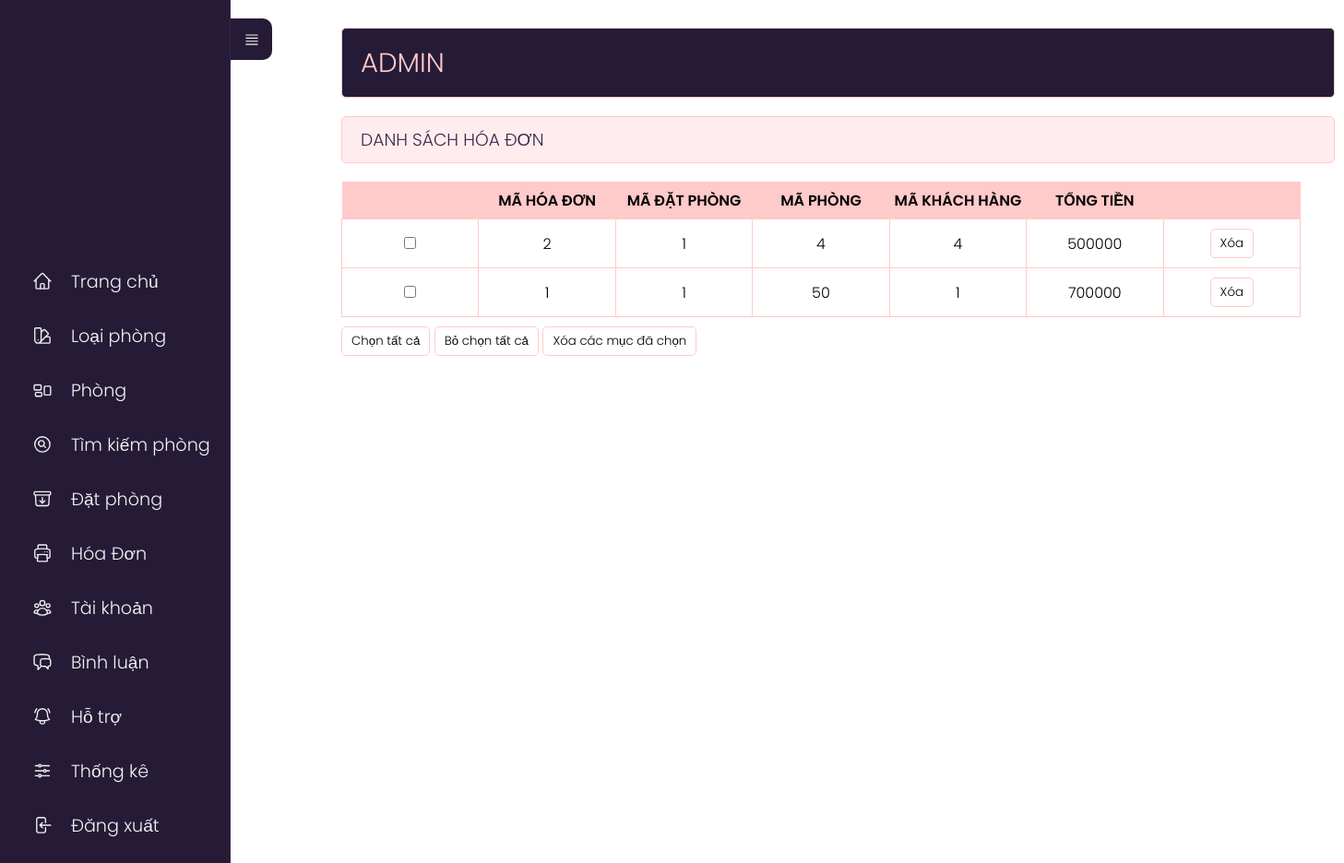
/admin/index.php?act=listhd, run on the app's committed database.
### tables this page shows
CREATE TABLE `hoadon` (
  `id_bill` int(11) NOT NULL,
  `id_order` int(11) NOT NULL,
  `id_phong` int(10) NOT NULL,
  `id_user` int(11) NOT NULL,
  `tongtien` int(11) NOT NULL
);

### model/pdo.php (called while the page is built, shortened)
<?php
function pdo_get_connection(){
    $dburl = "mysql:host=localhost;dbname=khachsan;charset=utf8";
    $user = 'root';
    $password = '';
    $conn = new PDO($dburl, $user, $password);
    $conn->setAttribute(PDO::ATTR_ERRMODE, PDO::ERRMODE_EXCEPTION);
    return $conn;
}
function pdo_query($sql){
    $sql_args = array_slice(func_get_args(), 1);
    try{
        $conn = pdo_get_connection();
        $stmt = $conn->prepare($sql);
        $stmt->execute($sql_args);
        $rows = $stmt->fetchAll();
        return $rows;
    }
    catch(PDOException $e){
        throw $e;
    }
    finally{
        unset($conn);
    }
}

### model/hoadon.php (called while the page is built, shortened)
<?php
 function loadall_hoadon(){
    $query="SELECT * FROM hoadon order by id_bill desc";
    $listhd=pdo_query($query);
    return $listhd;
}
?>

### admin/hoadon/list.php (the view)
<div class="row">
    <div class="row mb headeradmin" style="width:148%;">
        <h1 style="padding: 15px 0;">ADMIN </h1>
    </div>
    <div class="row formtittle" style="width:148%;">
        <h3>DANH SÁCH HÓA ĐƠN</h3>
    </div>
    <div class="row formcontent" style="width:1040px;">
        <form action="" method="post">
            <div class="row mb10 formdshanghoa" style="width:100%">
                <table>
                    <tr>
                        <th></th>
                        <th>MÃ HÓA ĐƠN</th>
                        <th>MÃ ĐẶT PHÒNG</th>
                        <th>MÃ PHÒNG</th>
                        <th>MÃ KHÁCH HÀNG</th>
                        <th>TỔNG TIỀN</th>
                        <th style="background-color: #FFCACA;"></th>
                    </tr>
                    <?php foreach ($listhoadon as $hoadon) {?>
                        <?php extract($hoadon);?>
                        <?php $xoahd = "index.php?act=xoahd&id=" . $id_bill;?>
                        <tr>
                                        <td><input type="checkbox" name="name"></td>
                                        <td><?php echo  $id_bill ?></td>
                                        <td><?php echo   $id_order ?></td>
                                        <td><?php echo   $id_phong ?></td>
                                        <td><?php echo   $id_user ?></td>
                                        <td><?php echo   $tongtien ?></td>
                                        <td>
                                            <a onclick="return confirm('Bạn có thực sự muốn xóa không?');" href="<?php echo $xoahd ?>">
                                                <input type="button" value="Xóa">
                                            </a>
                                        </td>
                                    </tr>
                   <?php } ?>
                </table>
            </div>
            <div class="row mb10">
                <input type="button" id="btn1" value="Chọn tất cả">
                <input type="button" id="btn2" value="Bỏ chọn tất cả">
                <input type="button" value="Xóa các mục đã chọn">
            </div>
        </form>
    </div>
</div>
</div>

### view_demo/css/styleadmin.css (style rules this page uses)
* { padding: 0; margin: 0; box-sizing: border-box; font-family: 'Poppins', sans-serif; font-weight: 300; }
body { position: relative; width: 100%; min-height: 150vh; }
.row { float: left; width: 70%; }
.mb { margin-bottom: 20px; }
.mb10 { margin-bottom: 10px; }
.formtk input[type="submit"], .formcontent input[type="submit"], .formcontent input[type="reset"], .formcontent input[type="button"] { border-radius: 5px; padding: 5px 10px; background-color: #ffffff; border: 1px solid #FFCACA; }
.headeradmin { background-color: #251B37; border: 1px solid #FFCACA; color: #FFCACA; border-radius: 5px; padding: 0px 20px; width: 70%; }
.headeradmin h1 { font-size: 2vw; }
.formtittle { background-color: #FFECEF; border: 1px solid #FFCACA; color: #372948; border-radius: 5px; padding: 10px 20px; }
.formcontent { padding: 20px 0; }
table tr th { font-weight: 600; }
.formdshanghoa table { width: 100%; border-collapse: collapse; }
.formdshanghoa table th:nth-child(1) { width: 10%; padding: 20px; background-color: #FFCACA; }
.formdshanghoa table th:nth-child(2) { width: 10%; background-color: #FFCACA; }
.formdshanghoa table th:nth-child(3) { width: 10%; background-color: #FFCACA; }
.formdshanghoa table th:nth-child(4) { width: 10%; background-color: #FFCACA; }
.formdshanghoa table th:nth-child(5) { width: 10%; background-color: #FFCACA; }
.formdshanghoa table th:nth-child(6) { width: 10%; background-color: #FFCACA; }
.formdshanghoa table th:nth-child(7) { width: 30%; background-color: #FFCACA; }
.formdshanghoa table td { border: 1px solid #FFCACA; padding: 10px 20px; text-align: center; }
.formdshanghoa table th:nth-child(7) { width: 10%; background-color: #FFCACA; }

### data on the page
hoadon: id_bill "2", id_order "1", id_phong "4", id_user "4", tongtien "500000"
hoadon: id_bill "1", id_order "1", id_phong "50", id_user "1", tongtien "700000"
